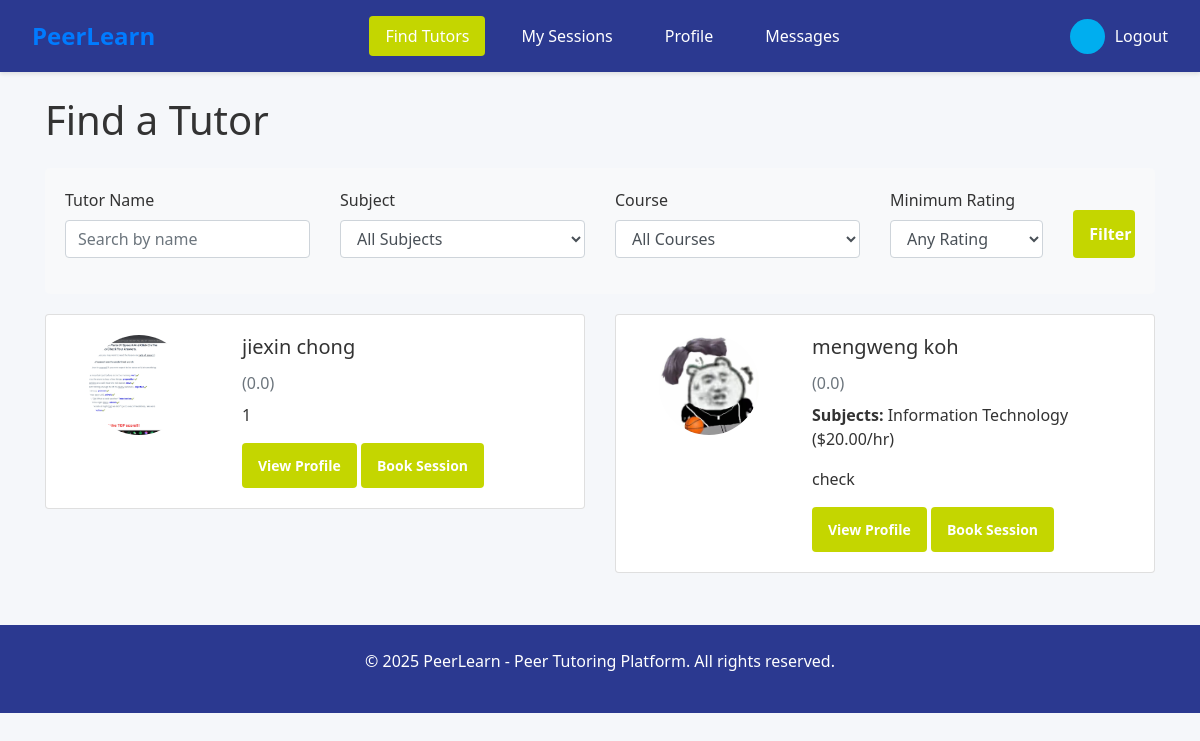
The page /find_tutors.php (signed in) on the database as committed earlier.
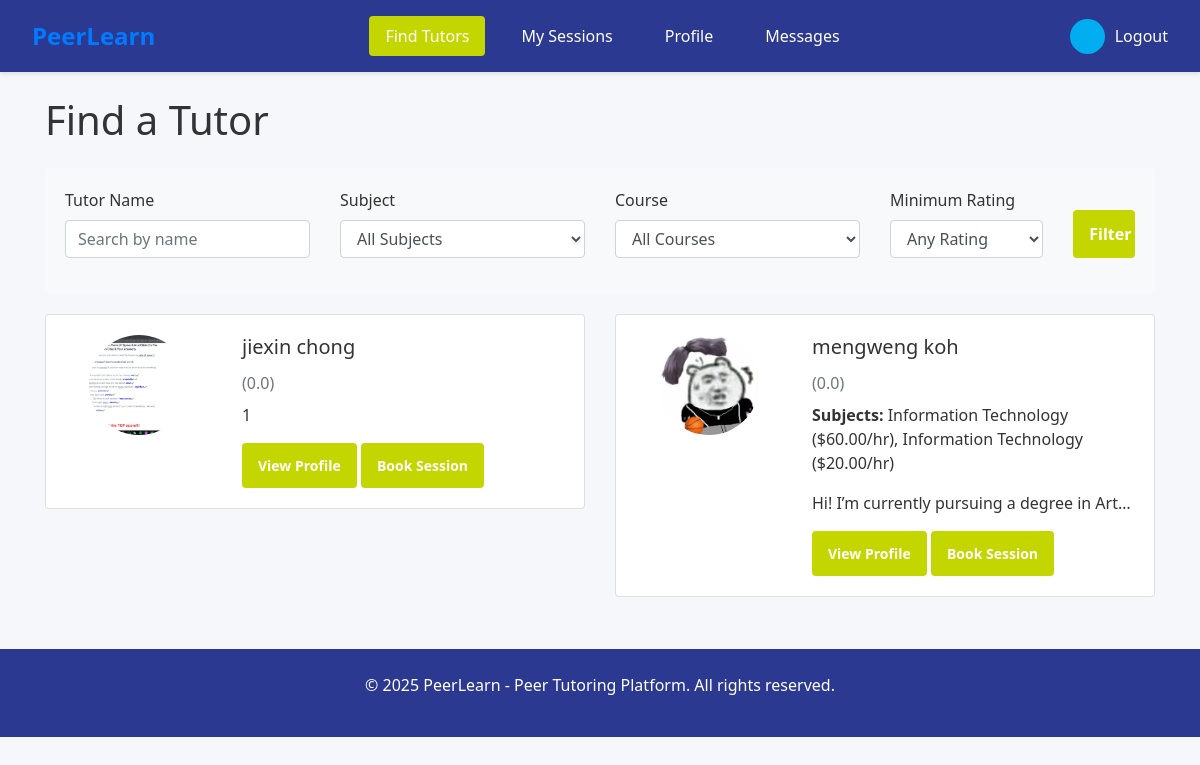
The same page on the database as committed later.
### tables this page shows
CREATE TABLE `tutorprofile` (
  `user_id` int(11) NOT NULL,
  `major` varchar(100) DEFAULT NULL,
  `year` varchar(50) DEFAULT NULL,
  `bio` text DEFAULT NULL,
  `qualifications` text DEFAULT NULL,
  `is_verified` tinyint(1) DEFAULT 0,
  `rating` decimal(3,2) DEFAULT 0.00,
  `total_sessions` int(11) DEFAULT 0
);

CREATE TABLE `user` (
  `user_id` int(11) NOT NULL,
  `username` varchar(50) NOT NULL,
  `password` varchar(255) DEFAULT NULL,
  `email` varchar(100) NOT NULL,
  `role` enum('student','tutor','admin') NOT NULL,
  `first_name` varchar(50) NOT NULL,
  `last_name` varchar(50) NOT NULL,
  `phone` varchar(20) DEFAULT NULL,
  `profile_image` varchar(255) DEFAULT NULL,
  `is_active` tinyint(1) DEFAULT 1,
  `created_at` timestamp NOT NULL DEFAULT current_timestamp(),
  `last_login` datetime DEFAULT NULL
);

### find_tutors.php (the view, shortened to what this page needs)
<?php
require_once 'db_connection.php';
$searchName = isset($_GET['search_name']) ? $_GET['search_name'] : '';
$ratingFilter = isset($_GET['rating']) ? (int)$_GET['rating'] : 0;
$tutorQuery = "SELECT DISTINCT u.user_id, u.first_name, u.last_name, u.profile_image,
               tp.rating, tp.bio, tp.qualifications, tp.is_verified
               FROM user u
               JOIN tutorprofile tp ON u.user_id = tp.user_id
               LEFT JOIN tutorsubject ts ON u.user_id = ts.tutor_id
               LEFT JOIN subject s ON ts.subject_id = s.subject_id
               LEFT JOIN course c ON s.subject_id = c.subject_id
               WHERE u.role = 'tutor' AND u.is_active = 1";
$tutorQuery .= " ORDER BY tp.rating DESC, u.first_name, u.last_name";
$tutorResult = mysqli_query($conn, $tutorQuery);
?>
<!DOCTYPE html>
<html lang="en">
<head>
    <link rel="stylesheet" href="css/find_tutor_style2.css">
</head>
<body>
    <?php include 'header/stud_head.php'; ?>
    <nav class="navbar">
        <div class="logo"><a href= "student_main_page.php">PeerLearn</a></div>
        <div class="nav-links">
            <a href="find_tutors.php" class="active">Find Tutors</a>
            <a href="student_sessions.php">My Sessions</a>
            <a href="student_profile.php">Profile</a>
            <a href="messages.php">Messages</a>
        </div>
        <div class="user-menu">
            <div class="user-avatar">
            </div>
            <a href="logout.php" style="color: white; text-decoration: none;">Logout</a>
        </div>
    </nav>
    <div class="container mt-4">
        <h1 class="mb-4">Find a Tutor</h1>
        <div class="filter-section">
            <form method="GET" action="find_tutors.php" class="row">
                <div class="col-md-3 mb-3">
                    <label for="search_name">Tutor Name</label>
                    <input type="text" class="form-control" id="search_name" name="search_name"
                           value="<?php echo htmlspecialchars($searchName); ?>" placeholder="Search by name">
                </div>
                <div class="col-md-3 mb-3">
                    <label for="subject">Subject</label>
                    <select class="form-control" id="subject" name="subject">
                        <option value="0">All Subjects</option>
                    </select>
                </div>
                <div class="col-md-3 mb-3">
                    <label for="course">Course</label>
                    <select class="form-control" id="course" name="course">
                        <option value="0">All Courses</option>
                    </select>
                </div>
                <div class="col-md-2 mb-3">
                    <label for="rating">Minimum Rating</label>
                    <select class="form-control" id="rating" name="rating">
                        <option value="0" <?php echo ($ratingFilter == 0) ? 'selected' : ''; ?>>Any Rating</option>
                    </select>
                </div>
                <div class="col-md-1 mb-3 d-flex align-items-end">
                    <button type="submit" class="btn btn-primary btn-block">Filter</button>
                </div>
            </form>
        </div>
        <div class="row">
            <?php if (mysqli_num_rows($tutorResult) > 0): ?>
                <?php while ($tutor = mysqli_fetch_assoc($tutorResult)): ?>
                    <div class="col-md-6">
                        <div class="card tutor-card">
                            <div class="card-body">
                                <div class="row">
                                    <div class="col-md-4 text-center">
                                        <?php if (!empty($tutor['profile_image']) && file_exists($tutor['profile_image'])): ?>
                                            <img src="<?php echo htmlspecialchars($tutor['profile_image']); ?>" alt="Profile" class="profile-img">
                                        <?php else: ?>
                                            <img src="uploads/profile_images/default.jpg" alt="Default Profile" class="profile-img">
                                        <?php endif; ?>
                                    </div>
                                    <div class="col-md-8">
                                        <h5 class="card-title">
                                            <?php echo htmlspecialchars($tutor['first_name'] . ' ' . $tutor['last_name']); ?>
                                        </h5>
                                        <div class="rating-stars mb-2">
                                            <?php
                                            $rating = (float)$tutor['rating'];
                                            echo ' <span class="text-muted">(' . number_format($rating, 1) . ')</span>';
                                            ?>
                                        </div>
                                        <?php
                                        $tutorId = $tutor['user_id'];
                                        $subjectsQuery = "SELECT s.subject_name, ts.hourly_rate
                                                         FROM tutorsubject ts
                                                         JOIN subject s ON ts.subject_id = s.subject_id
                                                         WHERE ts.tutor_id = $tutorId";
                                        $subjectsResult = mysqli_query($conn, $subjectsQuery);
                                        if (mysqli_num_rows($subjectsResult) > 0):
                                        ?>
                                            <p class="card-text"><strong>Subjects:</strong>
                                                <?php
                                                $subjects = [];
                                                while ($subject = mysqli_fetch_assoc($subjectsResult)) {
                                                    $subjects[] = $subject['subject_name'] . ' ($' . number_format($subject['hourly_rate'], 2) . '/hr)';
                                                }
                                                echo implode(', ', $subjects);
                                                ?>
                                            </p>
                                        <?php endif; ?>
                                        <?php if (!empty($tutor['bio'])): ?>
                                            <p class="card-text text-truncate"><?php echo htmlspecialchars($tutor['bio']); ?></p>
                                        <?php endif; ?>
                                    <div class="mt-3">
                                        <a href="booking.php?tutor_id=<?php echo $tutor['user_id']; ?>" class="btn btn-outline-primary btn-sm">View Profile</a>
                                        <a href="appointments.php?tutor_id=<?php echo $tutor['user_id']; ?>" class="btn btn-primary btn-sm">Book Session</a>
                                    </div>
                                    </div>
                                </div>
                            </div>
                        </div>
                    </div>
                <?php endwhile; ?>
            <?php endif; ?>
        </div>
    </div>
    <footer>
        <p>&copy; 2025 PeerLearn - Peer Tutoring Platform. All rights reserved.</p>
    </footer>
</body>
</html>

### header/stud_head.php (shortened to what this page needs)
<!DOCTYPE html>
<html lang="en">
<head>
</head>
<body>
</body>
</html>

### find_tutors.php (style rules this page uses)
:root { --primary: #2B3990; --secondary: #00AEEF; --accent: #C4D600; --light-gray: #f5f7fa; --gray: #e9ecef; --dark-gray: #6c757d; }
.tutor-card { transition: transform 0.3s; margin-bottom: 20px; }
.profile-img { width: 100px; height: 100px; object-fit: cover; border-radius: 50%; }
.rating-stars { color: #ffc107; }
.filter-section { background-color: #f8f9fa; padding: 20px; border-radius: 5px; margin-bottom: 20px; }
.navbar { display: flex; justify-content: space-between; align-items: center; padding: 20px 0; background-color: var(--white); box-shadow: 0 2px 4px rgba(0,0,0,0.1); position: sticky; top: 0; z-index: 1000; }
.btn { background-color: var(--accent); color: white; border: none; padding: 0.75rem 1rem; border-radius: 4px; font-weight: 600; cursor: pointer; transition: background-color 0.3s; text-align: center; text-decoration: none; display: inline-block; }

### header/stud_head.php (style rules this page uses)
:root { --primary: #2B3990; --secondary: #00AEEF; --accent: #C4D600; --light-gray: #f5f7fa; --gray: #e9ecef; --dark-gray: #6c757d; }
* { margin: 0; padding: 0; box-sizing: border-box; font-family: 'Segoe UI', Tahoma, Geneva, Verdana, sans-serif; }
body { background-color: var(--light-gray); color: #333; }
.navbar { background-color: var(--primary); color: white; padding: 1rem 2rem; display: flex; justify-content: space-between; align-items: center; box-shadow: 0 2px 4px rgba(0,0,0,0.1); }
.logo { font-weight: bold; font-size: 1.5rem; }
.nav-links { display: flex; gap: 20px; }
.nav-links a { color: white; text-decoration: none; padding: 0.5rem 1rem; border-radius: 4px; transition: background-color 0.3s; }
.nav-links a.active { background-color: var(--accent); color: white; }
.user-menu { display: flex; align-items: center; gap: 10px; }
.user-avatar { width: 35px; height: 35px; background-color: var(--secondary); border-radius: 50%; display: flex; align-items: center; justify-content: center; color: white; font-weight: bold; cursor: pointer; overflow: hidden; }
footer { background-color: var(--primary); color: white; text-align: center; padding: 1.5rem; margin-top: 2rem; }

Rows that differ between the two databases and show on the page:
changed tutorprofile "mengweng koh": subjects "Information Technology ($20.00/hr)" → "Information Technology ($60.00/hr), Information Technology ($20.00/hr)"; bio "check" → "Hi! I’m currently pursuing a degree in Art…"
